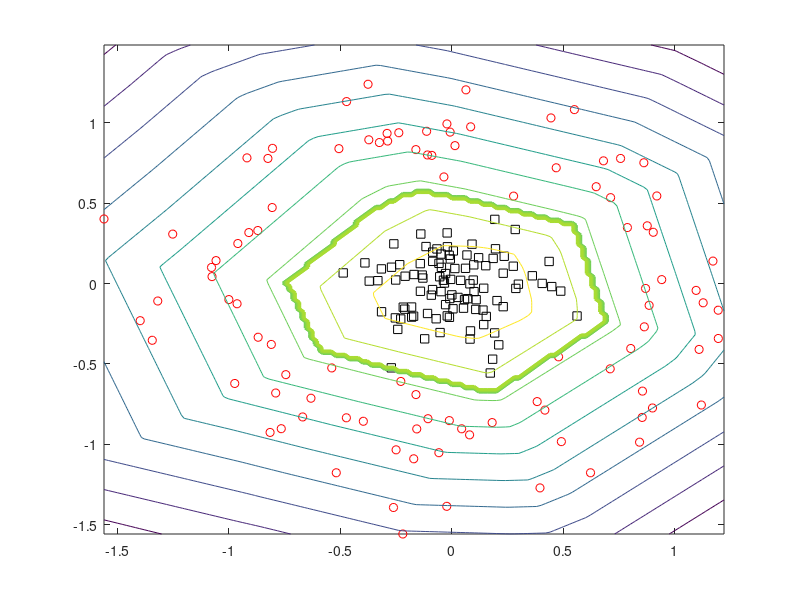

Here is the MATLAB script that generated this plot:
% Demo for training neural nets via backpropagation
% Hidden layer: rectified linear units
% Output layer: hinge loss
% by Andreas Krause (ETHZ)

function W=nnet_backprop_matrix_demo
npc = 100; %points per class
dataset = 2; %choose between 1 and 2
use_std=.2; %amount of noise
if dataset == 1 %linearly separable
    X = [rand(npc,2); -rand(npc,2)]; 
    X(:,3)=ones(2*npc,1);
    Y = (-sign(X(:,1)));
elseif dataset == 2 %nonlinear boundary
    X(1:npc,:)=randn(npc,2);
    X(1:npc,:)=X(1:npc,:)./(sqrt(sum(X(1:npc,:).^2,2))*ones(1,2));
    X(1:npc,:)=X(1:npc,:)+randn(npc,2)*use_std;
    Y(1:npc,1)=-1;
    X((npc+1):(2*npc),:)=randn(npc,2)*use_std;
    X(:,3)=ones(2*npc,1);
    Y((npc+1):(2*npc),1)=1;
else 
    error('Data set index must be 1 or 2');
end

nunits = [1 20 size(X,2)]; %specifies no. units per layer; last is #inputs
niter = 10000;

W = backprop_train(X,Y,nunits,niter); %train neural net via SGD

%do some plotting
plot(X(Y==1,1),X(Y==1,2),'ks');
hold on
plot(X(Y==-1,1),X(Y==-1,2),'ro');
minX = min(X(:,1)); maxX = max(X(:,1));
minY = min(X(:,2)); maxY = max(X(:,2));
gridsize=.02;
[Xg,Yg] = meshgrid(minX:gridsize:maxX,minY:gridsize:maxY);
fval = backprop_predict([Xg(:) Yg(:) ones(length(Xg(:)),1)],W);
contour(Xg,Yg,reshape(fval,size(Xg)));
contour(Xg,Yg,reshape(sign(fval+1e-10),size(Xg)),'linewidth',2);
hold off






function W = backprop_train(X,Y,nunits,niter)

nlayers = length(nunits)-1;
W = {};
for i = 1:nlayers
    W{i} = randn(nunits(i),nunits(i+1))/sqrt(nunits(i+1));
end

for i = 1:niter
    % SGD; pick random data point
    dataind = randi(size(X,1));
    x = X(dataind,:)';
    y = Y(dataind);
    % forward propagation
    v={}; z={};
    v{nlayers+1}=x;
    for l = (nlayers):-1:2
        z{l}=W{l}*v{l+1};
        v{l}=nonlin(z{l});
    end
    v{1}=W{1}*v{2}; %output layer applies no nonlinearity
    % backpropagation
    dV = {}; %partial derivatives wrt units
    dW = {}; %partial derivatives wrt weights
    delta = {}; %error signals
    % output layer handled separately due since loss != activation fn
    dV{1} = lossgrad(v{1},y); %loss derivative at output unit
    delta{1} = dV{1};
    dW{1} = delta{1}*v{2}'; 
    % now the hidden layers
    for l = 2:nlayers
        dV{l} = nonlingrad(z{l}); %partial deriv. of activation fn.
        delta{l} = dV{l}.*(W{l-1}'*delta{l-1});
        dW{l} = delta{l}*v{l+1}';
    end
    % now perform gradient step
    eta = min(.1,100/i);
    for l = 1:nlayers
        W{l}=W{l}-eta*dW{l};
    end
    if mod(i,100)==0
        norm(Y-sign(backprop_predict(X,W)),1)
    end
end

function z = lossgrad(v,y)
%z = 2*(v-y); %squared loss: l = (v-y)^2
if v*y>1 %hinge loss: l = max(0,1-v*y)
    z = 0;
else
    z = -y;
end


function z=nonlin(x)
z = max(x,0);

function z=nonlingrad(x)
z = (sign(x)+1)/2;

function y = backprop_predict(X,W)
% forward propagation
nlayers = length(W);
n = size(X,1);
y = zeros(n,1);
v={};
for i = 1:n
    v{nlayers+1}=X(i,:)';
    for l = (nlayers):-1:2
        v{l}=nonlin(W{l}*v{l+1});
    end
    y(i)=W{1}*v{2};
end

